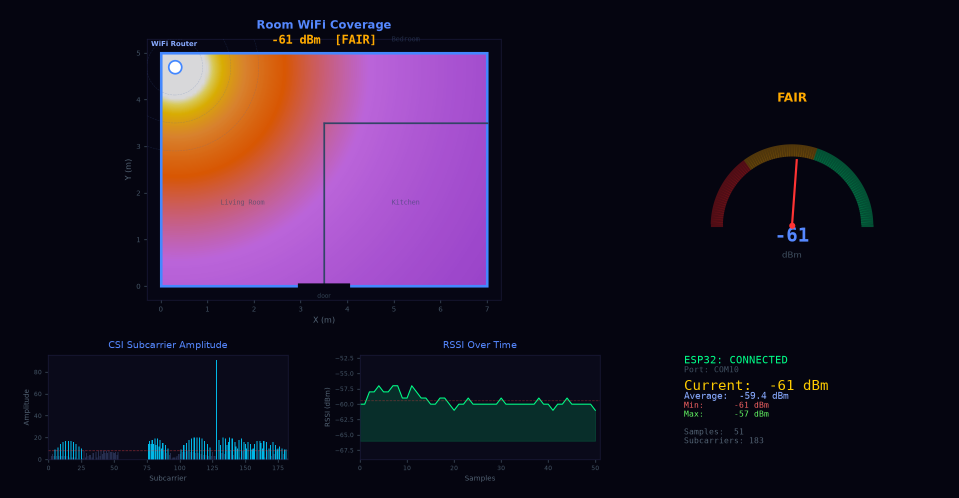
#> input picture images/wifi_propagation.png, 1917 x 995 px (shown at 1/2 size)
$ python -i room_mapper.py   (imports and definitions only)
#> lines starting #> are read from the running program, lines starting #| are printed output that depends on the picture
"""
WiFi CSI Room Signal Strength Mapper
2D spatial heatmap of WiFi signal inside a room
Collects CSI readings at different positions and builds a room signal map
"""
import serial
import numpy as np
import matplotlib
# [1 line not run here, left out]
import matplotlib.pyplot as plt
import matplotlib.patches as mpatches
from matplotlib.colors import LinearSegmentedColormap
import matplotlib.animation as animation
from matplotlib.widgets import Button
import re
import time
import json
import os

PORT = "COM10"
BAUD = 115200
SAVE_FILE = "D:\\WiFi_CSI_Project\\python\\room_data.json"

ROOM_WIDTH_M = 6.0
ROOM_HEIGHT_M = 5.0
GRID_RESOLUTION = 0.5

csi_colors = ['#0d0221', '#0a0033', '#1a0066', '#330099',
              '#4d00cc', '#6600ff', '#8833ff', '#aa66ff',
              '#00ccff', '#00ff88', '#ffff00', '#ff8800', '#ff0000']


class RoomMapper:
    def __init__(self):
        self.ser = None
        self.current_rssi = -70
        self.current_amp_mean = 0
        self.current_amp_std = 0

        self.grid_x = int(ROOM_WIDTH_M / GRID_RESOLUTION) + 1
        self.grid_y = int(ROOM_HEIGHT_M / GRID_RESOLUTION) + 1
        self.signal_map = np.full((self.grid_y, self.grid_x), np.nan)
        self.readings_count = np.zeros((self.grid_y, self.grid_x))

        self.scan_positions = []
        self.current_scan_idx = 0
        self.generate_scan_path()
        self.load_data()

        self.fig = plt.figure(figsize=(16, 9), facecolor='#0d1117')
        self.fig.canvas.manager.set_window_title('WiFi CSI Room Signal Mapper')

        gs = self.fig.add_gridspec(2, 3, height_ratios=[3, 1], hspace=0.25, wspace=0.3,
                                    left=0.05, right=0.97, top=0.93, bottom=0.06)

        self.ax_room = self.fig.add_subplot(gs[0, :2])
        self.ax_signal_gauge = self.fig.add_subplot(gs[0, 2])
        self.ax_spectrum = self.fig.add_subplot(gs[1, 0])
        self.ax_history = self.fig.add_subplot(gs[1, 1])
        self.ax_legend = self.fig.add_subplot(gs[1, 2])

        for ax in [self.ax_room, self.ax_signal_gauge, self.ax_spectrum, self.ax_history, self.ax_legend]:
            ax.set_facecolor('#161b22')
            for spine in ax.spines.values():
                spine.set_color('#30363d')

        self.fig.suptitle('WiFi CSI Room Signal Strength Mapper',
                          color='#58a6ff', fontsize=14, fontweight='bold', y=0.97)

        self.setup_room_plot()
        self.setup_gauge()
        self.setup_spectrum()
        self.setup_history()

    def generate_scan_path(self):
        xs = np.arange(0.5, ROOM_WIDTH_M, GRID_RESOLUTION)
        ys = np.arange(0.5, ROOM_HEIGHT_M, GRID_RESOLUTION)
        for y_idx, y in enumerate(ys):
            if y_idx % 2 == 0:
                for x_idx, x in enumerate(xs):
                    self.scan_positions.append((x, y, x_idx, y_idx))
            else:
                for x_idx, x in enumerate(reversed(list(xs))):
                    actual_x_idx = self.grid_x - 1 - x_idx
                    self.scan_positions.append((x, y, actual_x_idx, y_idx))

    def load_data(self):
        if os.path.exists(SAVE_FILE):
            try:
                with open(SAVE_FILE, 'r') as f:
                    data = json.load(f)
                self.signal_map = np.array(data['signal_map'])
                self.readings_count = np.array(data['readings_count'])
                loaded = np.sum(~np.isnan(self.signal_map))
                print(f"[MAP] Loaded {int(loaded)} saved positions")
            except Exception:
                pass

    # [18 lines left out: functions save_data, connect_serial, not called in this run]

    def read_csi(self):
        if not self.ser or not self.ser.is_open:
            return
        try:
            for _ in range(15):
                if self.ser.in_waiting <= 0:
                    break
                line = self.ser.readline().decode('utf-8', errors='ignore').strip()
                if ',' in line and '"' in line:
                    self._parse(line)
        except Exception:
            pass

    # [19 lines left out: function _parse, not called in this run]

    def setup_room_plot(self):
        self.ax_room.set_title('Room Signal Map', color='#58a6ff', fontsize=12, pad=10)
        self.ax_room.set_xlim(-0.3, ROOM_WIDTH_M + 0.3)
        self.ax_room.set_ylim(-0.3, ROOM_HEIGHT_M + 0.3)
        self.ax_room.set_xlabel('X (meters)', color='#8b949e', fontsize=10)
        self.ax_room.set_ylabel('Y (meters)', color='#8b949e', fontsize=10)
        self.ax_room.set_aspect('equal')
        self.ax_room.tick_params(colors='#8b949e')

        room_rect = mpatches.FancyBboxPatch((0, 0), ROOM_WIDTH_M, ROOM_HEIGHT_M,
                                              boxstyle="round,pad=0.05",
                                              facecolor='none', edgecolor='#58a6ff',
                                              linewidth=2)
        self.ax_room.add_patch(room_rect)

        self.ax_room.plot(0.3, 0.3, 's', color='#ff4444', markersize=10, zorder=5)
        self.ax_room.text(0.3, 0.6, 'TX (ESP32)', color='#ff4444', fontsize=8, ha='center')

        door = mpatches.Rectangle((ROOM_WIDTH_M - 0.9, -0.05), 0.8, 0.1,
                                    facecolor='#8b949e', edgecolor='#8b949e')
        self.ax_room.add_patch(door)
        self.ax_room.text(ROOM_WIDTH_M - 0.5, -0.25, 'Door', color='#8b949e',
                          fontsize=8, ha='center')

        self.heatmap_im = None
        self.scan_marker = None
        self.position_text = self.ax_room.text(ROOM_WIDTH_M / 2, ROOM_HEIGHT_M + 0.15,
                                                 '', color='#58a6ff', fontsize=10, ha='center',
                                                 fontweight='bold')

    def setup_gauge(self):
        self.ax_signal_gauge.set_title('Signal Strength', color='#58a6ff', fontsize=12, pad=10)
        self.ax_signal_gauge.set_xlim(-1.5, 1.5)
        self.ax_signal_gauge.set_ylim(-0.3, 1.8)
        self.ax_signal_gauge.set_aspect('equal')
        self.ax_signal_gauge.axis('off')

    def setup_spectrum(self):
        self.ax_spectrum.set_title('Subcarrier Amplitude', color='#58a6ff', fontsize=11, pad=8)
        self.ax_spectrum.set_xlabel('Subcarrier', color='#8b949e', fontsize=9)
        self.ax_spectrum.set_ylabel('Amplitude', color='#8b949e', fontsize=9)
        self.ax_spectrum.tick_params(colors='#8b949e')

    def setup_history(self):
        self.ax_history.set_title('Signal History', color='#58a6ff', fontsize=11, pad=8)
        self.ax_history.set_xlabel('Reading', color='#8b949e', fontsize=9)
        self.ax_history.set_ylabel('RSSI (dBm)', color='#8b949e', fontsize=9)
        self.ax_history.tick_params(colors='#8b949e')
        self.ax_history.set_ylim(-100, -20)

    # [25 lines left out: function setup_legend, not called in this run]

    def rssi_to_signal_quality(self, rssi):
        if rssi >= -40:
            return 1.0
        elif rssi >= -60:
            return 0.8
        elif rssi >= -70:
            return 0.6
        elif rssi >= -80:
            return 0.4
        else:
            return 0.2

    def update(self, frame):
        self.read_csi()

        if self.scan_positions and self.current_scan_idx < len(self.scan_positions):
            x, y, gx, gy = self.scan_positions[self.current_scan_idx]
            self.position_text.set_text(
                f'Scan Position: ({x:.1f}m, {y:.1f}m)  '
                f'[{self.current_scan_idx + 1}/{len(self.scan_positions)}]  '
                f'RSSI: {self.current_rssi} dBm')

            if self.scan_marker:
                self.scan_marker.remove()
            self.scan_marker, = self.ax_room.plot(x, y, 'o', color='#00ff88',
                                                    markersize=12, markeredgecolor='white',
                                                    markeredgewidth=2, zorder=10, animated=True)

            quality = self.rssi_to_signal_quality(self.current_rssi)
            if np.isnan(self.signal_map[gy, gx]):
                self.signal_map[gy, gx] = self.current_rssi
                self.readings_count[gy, gx] = 1
            else:
                n = self.readings_count[gy, gx]
                self.signal_map[gy, gx] = (self.signal_map[gy, gx] * n + self.current_rssi) / (n + 1)
                self.readings_count[gy, gx] += 1

        self._draw_heatmap()
        self._draw_gauge()
        self._draw_spectrum()
        self._draw_history()
        self._draw_legend_info()

        self.fig.canvas.draw_idle()

    def _draw_heatmap(self):
        if self.heatmap_im:
            self.heatmap_im.remove()

        display_map = self.signal_map.copy()
        valid = ~np.isnan(display_map)

        if np.any(valid):
            from scipy.ndimage import gaussian_filter
            raw = np.where(valid, display_map, np.nanmean(display_map))
            smoothed = gaussian_filter(raw, sigma=0.8)
            smoothed = np.where(valid, smoothed, np.nan)

            cmap = LinearSegmentedColormap.from_list('wifi', csi_colors, N=256)
            masked = np.ma.masked_invalid(smoothed)

            self.heatmap_im = self.ax_room.imshow(masked, extent=(-0.2, ROOM_WIDTH_M + 0.2,
                                                    -0.2, ROOM_HEIGHT_M + 0.2),
                                                    origin='lower', cmap=cmap, alpha=0.7,
                                                    vmin=-90, vmax=-30, aspect='equal',
                                                    interpolation='bilinear', zorder=1)
        else:
            self.heatmap_im = self.ax_room.imshow(
                np.full((10, 10), 0.3), extent=(-0.2, ROOM_WIDTH_M + 0.2,
                -0.2, ROOM_HEIGHT_M + 0.2),
                origin='lower', cmap='gray', alpha=0.2, aspect='equal', zorder=1)

    def _draw_gauge(self):
        self.ax_signal_gauge.clear()
        self.ax_signal_gauge.set_xlim(-1.5, 1.5)
        self.ax_signal_gauge.set_ylim(-0.3, 1.8)
        self.ax_signal_gauge.axis('off')
        self.ax_signal_gauge.set_facecolor('#161b22')

        angles = np.linspace(np.pi, 0, 100)
        for i, angle in enumerate(angles):
            frac = i / len(angles)
            if frac < 0.3:
                color = '#ff0000'
            elif frac < 0.6:
                color = '#ffaa00'
            else:
                color = '#00ff88'
            r = 1.0
            x1, y1 = r * np.cos(angle), r * np.sin(angle)
            x2, y2 = (r - 0.08) * np.cos(angle), (r - 0.08) * np.sin(angle)
            self.ax_signal_gauge.plot([x1, x2], [y1, y2], color=color, linewidth=3, alpha=0.3)

        quality = self.rssi_to_signal_quality(self.current_rssi)
        needle_angle = np.pi - quality * np.pi
        nx, ny = 0.85 * np.cos(needle_angle), 0.85 * np.sin(needle_angle)
        self.ax_signal_gauge.plot([0, nx], [0, ny], color='#ff4444', linewidth=2.5, zorder=5)
        self.ax_signal_gauge.plot(0, 0, 'o', color='#ff4444', markersize=6, zorder=6)

        self.ax_signal_gauge.text(0, -0.15, f'{self.current_rssi} dBm',
                                   color='#58a6ff', fontsize=16, fontweight='bold', ha='center')

        labels = [(-1.1, -0.05, '-90'), (-0.7, 0.65, '-70'),
                  (0, 0.95, '-50'), (0.7, 0.65, '-30'), (1.1, -0.05, '-10')]
        for lx, ly, lt in labels:
            self.ax_signal_gauge.text(lx, ly, lt, color='#8b949e', fontsize=7, ha='center')

        if self.current_rssi >= -50:
            quality_text = 'EXCELLENT'
            quality_color = '#00ff88'
        elif self.current_rssi >= -60:
            quality_text = 'GOOD'
            quality_color = '#88ff00'
        elif self.current_rssi >= -70:
            quality_text = 'FAIR'
            quality_color = '#ffaa00'
        else:
            quality_text = 'WEAK'
            quality_color = '#ff4444'

        self.ax_signal_gauge.text(0, 1.5, quality_text, color=quality_color,
                                   fontsize=14, fontweight='bold', ha='center')

    def _draw_spectrum(self):
        self.ax_spectrum.clear()
        self.ax_spectrum.set_facecolor('#161b22')
        self.ax_spectrum.set_title('Subcarrier Amplitude', color='#58a6ff', fontsize=11, pad=8)
        self.ax_spectrum.set_xlabel('Subcarrier', color='#8b949e', fontsize=9)
        self.ax_spectrum.set_ylabel('Amplitude', color='#8b949e', fontsize=9)
        self.ax_spectrum.tick_params(colors='#8b949e')
        for spine in self.ax_spectrum.spines.values():
            spine.set_color('#30363d')

        if self.current_amp_mean > 0:
            n = 20
            base = self.current_amp_mean * 0.7
            amps = np.abs(np.random.normal(self.current_amp_mean, self.current_amp_std * 0.3, n))
            colors = ['#00ff88' if a > self.current_amp_mean else '#00ccff' for a in amps]
            self.ax_spectrum.bar(range(n), amps, color=colors, alpha=0.8, width=0.8)
            self.ax_spectrum.axhline(y=self.current_amp_mean, color='#ff4444', linestyle='--',
                                      alpha=0.7, label=f'Mean: {self.current_amp_mean:.0f}')
            self.ax_spectrum.legend(fontsize=8, facecolor='#161b22', edgecolor='#30363d',
                                     labelcolor='#8b949e')

    def _draw_history(self):
        self.ax_history.clear()
        self.ax_history.set_facecolor('#161b22')
        self.ax_history.set_title('Signal History', color='#58a6ff', fontsize=11, pad=8)
        self.ax_history.set_xlabel('Reading', color='#8b949e', fontsize=9)
        self.ax_history.set_ylabel('RSSI (dBm)', color='#8b949e', fontsize=9)
        self.ax_history.tick_params(colors='#8b949e')
        for spine in self.ax_history.spines.values():
            spine.set_color('#30363d')

        valid = self.signal_map[~np.isnan(self.signal_map)]
        if len(valid) > 0:
            self.ax_history.plot(valid, color='#00ccff', linewidth=1.5, alpha=0.8)
            self.ax_history.fill_between(range(len(valid)), valid, min(valid) - 5,
                                          alpha=0.2, color='#00ccff')
            self.ax_history.set_ylim(min(valid) - 10, max(valid) + 5 if max(valid) > min(valid) else -30)
            self.ax_history.axhline(y=np.mean(valid), color='#ff4444', linestyle='--', alpha=0.7)
            self.ax_history.text(len(valid) - 1, np.mean(valid) + 2,
                                  f'Avg: {np.mean(valid):.1f}', color='#ff4444', fontsize=8)

    def _draw_legend_info(self):
        total = self.grid_x * self.grid_y
        filled = int(np.sum(~np.isnan(self.signal_map)))
        self.ax_legend.text(0.5, 0.05, f'Coverage: {filled}/{total} ({filled/total*100:.0f}%)',
                            color='#58a6ff', fontsize=10, fontweight='bold',
                            transform=self.ax_legend.transAxes, ha='center')

    # [34 lines left out: functions run, _fill_demo_data, not called in this run]


# [3 lines not run here, left out]

>>> import cv2
>>> picture = cv2.imread('../images/wifi_propagation.png', cv2.IMREAD_GRAYSCALE)
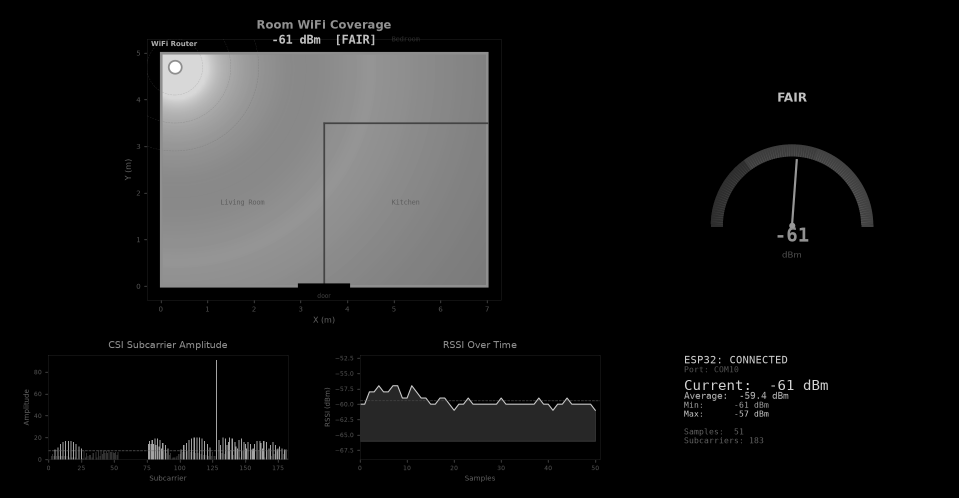
#> picture: shape (995, 1917) (shown at 1/2 size); min 0, max 255, mean 26.2
>>> result = RoomMapper().update(picture)
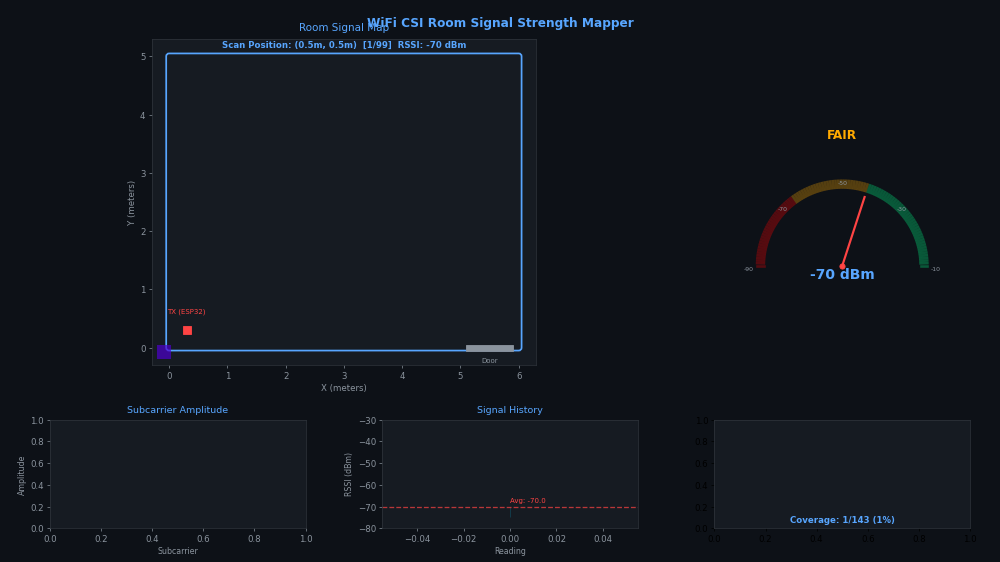
#> figure drawn by matplotlib, 3 panels
